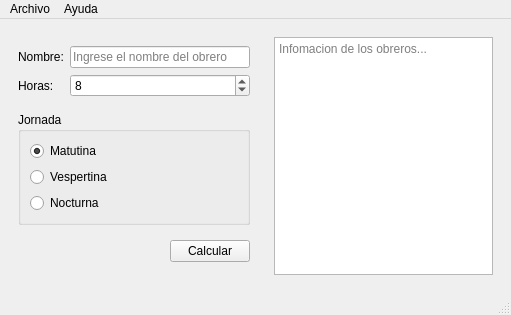
<?xml version="1.0" encoding="UTF-8"?>
<ui version="4.0">
 <class>MainWindow</class>
 <widget class="QMainWindow" name="MainWindow">
  <property name="geometry">
   <rect>
    <x>0</x>
    <y>0</y>
    <width>511</width>
    <height>315</height>
   </rect>
  </property>
  <property name="sizePolicy">
   <sizepolicy hsizetype="Fixed" vsizetype="Preferred">
    <horstretch>0</horstretch>
    <verstretch>0</verstretch>
   </sizepolicy>
  </property>
  <property name="minimumSize">
   <size>
    <width>300</width>
    <height>0</height>
   </size>
  </property>
  <property name="windowTitle">
   <string>MainWindow</string>
  </property>
  <widget class="QWidget" name="centralwidget">
   <layout class="QHBoxLayout" name="horizontalLayout_2">
    <item>
     <widget class="QWidget" name="widget" native="true">
      <property name="font">
       <font>
        <family>MS Shell Dlg 2</family>
       </font>
      </property>
      <layout class="QVBoxLayout" name="verticalLayout_2">
       <item>
        <widget class="QWidget" name="widget_3" native="true">
         <layout class="QFormLayout" name="formLayout">
          <property name="leftMargin">
           <number>0</number>
          </property>
          <property name="rightMargin">
           <number>0</number>
          </property>
          <item row="0" column="0">
           <widget class="QLabel" name="label">
            <property name="text">
             <string>Nombre:</string>
            </property>
           </widget>
          </item>
          <item row="0" column="1">
           <widget class="QLineEdit" name="in_nombre">
            <property name="placeholderText">
             <string>Ingrese el nombre del obrero</string>
            </property>
           </widget>
          </item>
          <item row="1" column="0">
           <widget class="QLabel" name="label_2">
            <property name="text">
             <string>Horas:</string>
            </property>
           </widget>
          </item>
          <item row="1" column="1">
           <widget class="QSpinBox" name="spinBox">
            <property name="maximum">
             <number>50</number>
            </property>
            <property name="singleStep">
             <number>2</number>
            </property>
            <property name="value">
             <number>8</number>
            </property>
           </widget>
          </item>
         </layout>
        </widget>
       </item>
       <item>
        <widget class="QGroupBox" name="groupBox">
         <property name="title">
          <string>Jornada</string>
         </property>
         <layout class="QVBoxLayout" name="verticalLayout">
          <item>
           <widget class="QRadioButton" name="in_matutina">
            <property name="text">
             <string>Matutina</string>
            </property>
            <property name="checkable">
             <bool>true</bool>
            </property>
            <property name="checked">
             <bool>true</bool>
            </property>
           </widget>
          </item>
          <item>
           <widget class="QRadioButton" name="in_vespertina">
            <property name="text">
             <string>Vespertina</string>
            </property>
           </widget>
          </item>
          <item>
           <widget class="QRadioButton" name="in_nocturna">
            <property name="text">
             <string>Nocturna</string>
            </property>
           </widget>
          </item>
         </layout>
        </widget>
       </item>
       <item>
        <widget class="QWidget" name="widget_4" native="true">
         <layout class="QHBoxLayout" name="horizontalLayout">
          <property name="rightMargin">
           <number>0</number>
          </property>
          <item>
           <spacer name="horizontalSpacer">
            <property name="orientation">
             <enum>Qt::Horizontal</enum>
            </property>
            <property name="sizeHint" stdset="0">
             <size>
              <width>181</width>
              <height>20</height>
             </size>
            </property>
           </spacer>
          </item>
          <item>
           <widget class="QPushButton" name="btn_calcular">
            <property name="text">
             <string>Calcular</string>
            </property>
           </widget>
          </item>
         </layout>
        </widget>
       </item>
       <item>
        <spacer name="verticalSpacer">
         <property name="orientation">
          <enum>Qt::Vertical</enum>
         </property>
         <property name="sizeHint" stdset="0">
          <size>
           <width>20</width>
           <height>1</height>
          </size>
         </property>
        </spacer>
       </item>
      </layout>
     </widget>
    </item>
    <item>
     <widget class="QWidget" name="widget_2" native="true">
      <layout class="QVBoxLayout" name="verticalLayout_3">
       <item>
        <widget class="QPlainTextEdit" name="out_resultado">
         <property name="placeholderText">
          <string>Infomacion de los obreros...</string>
         </property>
        </widget>
       </item>
      </layout>
     </widget>
    </item>
   </layout>
  </widget>
  <widget class="QMenuBar" name="menubar">
   <property name="geometry">
    <rect>
     <x>0</x>
     <y>0</y>
     <width>511</width>
     <height>20</height>
    </rect>
   </property>
   <widget class="QMenu" name="menuArchivo">
    <property name="title">
     <string>Archivo</string>
    </property>
    <addaction name="actionNuevo"/>
    <addaction name="actionAbrir"/>
    <addaction name="actionGuardar"/>
    <addaction name="separator"/>
    <addaction name="actionCalcular"/>
    <addaction name="separator"/>
    <addaction name="actionSalir"/>
   </widget>
   <widget class="QMenu" name="menuAyuda">
    <property name="title">
     <string>Ayuda</string>
    </property>
    <addaction name="actionAcerca_de"/>
   </widget>
   <addaction name="menuArchivo"/>
   <addaction name="menuAyuda"/>
  </widget>
  <widget class="QStatusBar" name="statusbar"/>
  <action name="actionNuevo">
   <property name="text">
    <string>Nuevo</string>
   </property>
  </action>
  <action name="actionAbrir">
   <property name="text">
    <string>Abrir</string>
   </property>
  </action>
  <action name="actionGuardar">
   <property name="text">
    <string>Guardar</string>
   </property>
  </action>
  <action name="actionCalcular">
   <property name="text">
    <string>Calcular</string>
   </property>
  </action>
  <action name="actionSalir">
   <property name="text">
    <string>Salir</string>
   </property>
  </action>
  <action name="actionAcerca_de">
   <property name="text">
    <string>Acerca de...</string>
   </property>
  </action>
 </widget>
 <resources/>
 <connections/>
</ui>
